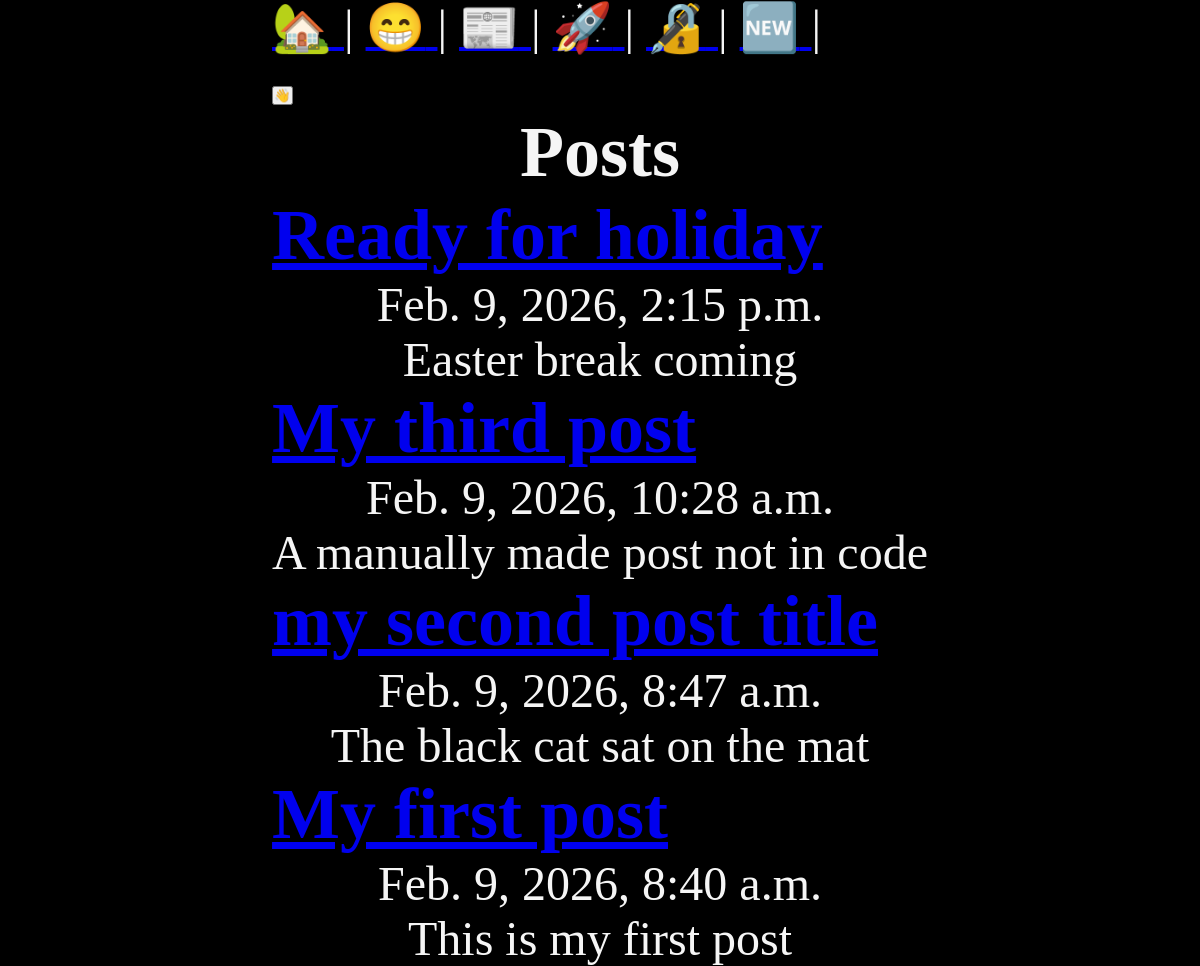
/posts/, run on the app's committed database.
### posts/models.py (models this page shows, shortened)
class Post(models.Model):
    title = models.CharField(max_length=75)
    body = models.TextField()
    slug = models.SlugField()
    date = models.DateTimeField(auto_now_add=True)
    banner = models.ImageField(default='fallback.png', blank=True)

### posts/views.py (the view)
# urls.py: path('', views.posts_list, name='list'),
def posts_list(request):
    posts = Post.objects.all().order_by('-date')
    return render(request,
                  'posts/posts_list.html',
                  {'posts': posts}
                  )

### posts/templates/posts/posts_list.html (shortened to what this page needs)
{% extends 'layout.html' %}
{% block content %}
    <section>
    <h1>Posts</h1>
        {% for post in posts %}
        <article class="post">
            <h2>
                <a href="{% url 'posts:page' slug=post.slug %}">
                    {{ post.title }}
                </a>
            </h2>
            <p>{{ post.date }}</p>
            <p>{{ post.body }}</p>
        </article>
        {% endfor %}
    </section>
{% endblock %}

### static/css/style.css (style rules this page uses)
* { margin: 0; padding: 0; box-sizing: border-box; }
body { min-height: 100vh; display: grid; place-content: center; font-size: 3rem; background-color: black; color: whitesmoke; }
h1, p { text-align: center; }

### data on the page
Post: title "Ready for holiday", date "Feb. 9, 2026, 2:15 p.m.", body "Easter break coming"
Post: title "My third post", date "Feb. 9, 2026, 10:28 a.m.", body "A manually made post not in code"
Post: title "my second post title", date "Feb. 9, 2026, 8:47 a.m.", body "The black cat sat on the mat"
Post: title "My first post", date "Feb. 9, 2026, 8:40 a.m.", body "This is my first post"
